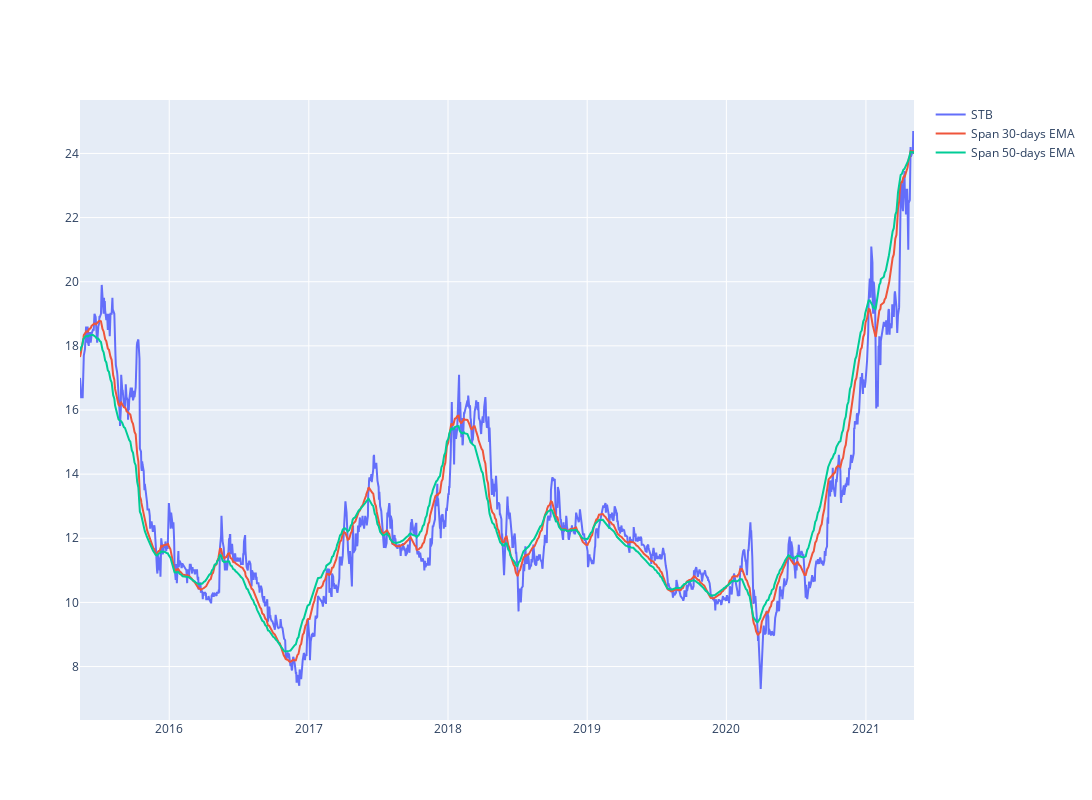

The code cell stored with this chart in its notebook:
### Code cell
#plot linechart for stock price
short_rolling = df['<Close>'].rolling(window=30).mean()

ema_long = df['<Close>'].ewm(span=50, adjust=False).mean()
ema_short = df['<Close>'].ewm(span=30, adjust=False).mean()
line_price = df['<Close>']
fig = go.Figure()
#px.line(df_hpg, x='datetime', y='<Close>', labels={'x':'Date', 'y':'Price'})
fig.update_layout(  autosize=False,   width=1200,    height=800)
fig.add_trace(go.Scatter(x=df.datetime, y=line_price, 
                        mode='lines', name=stock))

fig.add_trace(go.Scatter(x=df.datetime, y=ema_short, 
                        mode='lines', name='Span 30-days EMA'))

fig.add_trace(go.Scatter(x=df.datetime, y=ema_long, 
                        mode='lines', name='Span 50-days EMA'))

### Figure 1 — Plotly figure (JSON) as saved in the notebook; plotly's stock layout.template omitted (floating-point values rounded to 4 significant figures; data arrays with more than 128 entries replaced by an {"elided": "..."} marker saying what was removed)
{"data": [{"mode": "lines", "name": "STB", "type": "scatter", "x": {"elided": "1500 str values"}, "y": {"elided": "1500 float values"}}, {"mode": "lines", "name": "Span 30-days EMA", "type": "scatter", "x": {"elided": "1500 str values"}, "y": {"elided": "1500 float values"}}, {"mode": "lines", "name": "Span 50-days EMA", "type": "scatter", "x": {"elided": "1500 str values"}, "y": {"elided": "1500 float values"}}], "layout": {"autosize": false, "height": 800, "width": 1200}}
